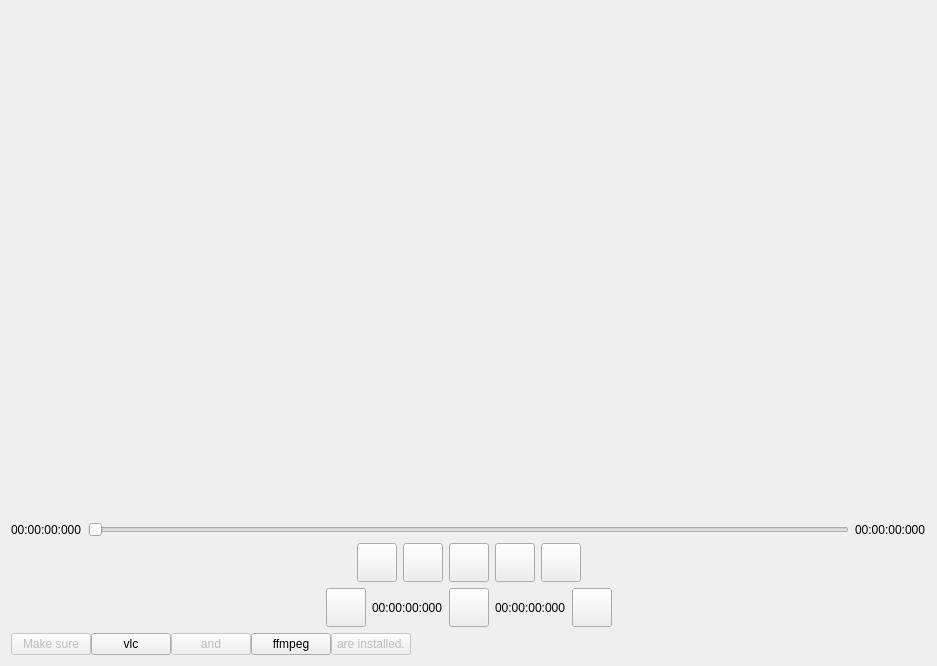
<?xml version="1.0" encoding="UTF-8"?>
<ui version="4.0">
 <class>EZVideoEditorInterface</class>
 <widget class="QWidget" name="EZVideoEditorInterface">
  <property name="geometry">
   <rect>
    <x>0</x>
    <y>0</y>
    <width>937</width>
    <height>666</height>
   </rect>
  </property>
  <property name="windowTitle">
   <string>EZ Video Editor</string>
  </property>
  <layout class="QVBoxLayout" name="verticalLayout" stretch="1,0,0,0,0">
   <item>
    <widget class="VideoPlayWidget" name="video_play_widget" native="true">
     <property name="enabled">
      <bool>true</bool>
     </property>
     <property name="minimumSize">
      <size>
       <width>0</width>
       <height>0</height>
      </size>
     </property>
     <property name="maximumSize">
      <size>
       <width>16777215</width>
       <height>16777215</height>
      </size>
     </property>
     <property name="acceptDrops">
      <bool>true</bool>
     </property>
     <property name="autoFillBackground">
      <bool>false</bool>
     </property>
    </widget>
   </item>
   <item>
    <layout class="QHBoxLayout" name="horizontalLayout_2">
     <item>
      <widget class="CaptionLabel" name="position_time_label">
       <property name="text">
        <string>00:00:00:000</string>
       </property>
      </widget>
     </item>
     <item>
      <widget class="VideoSlider" name="video_slider">
       <property name="orientation">
        <enum>Qt::Horizontal</enum>
       </property>
      </widget>
     </item>
     <item>
      <widget class="CaptionLabel" name="duration_time_label">
       <property name="text">
        <string>00:00:00:000</string>
       </property>
      </widget>
     </item>
    </layout>
   </item>
   <item>
    <layout class="QHBoxLayout" name="horizontalLayout">
     <item>
      <spacer name="horizontalSpacer">
       <property name="orientation">
        <enum>Qt::Horizontal</enum>
       </property>
       <property name="sizeHint" stdset="0">
        <size>
         <width>40</width>
         <height>20</height>
        </size>
       </property>
      </spacer>
     </item>
     <item>
      <widget class="ToolButton" name="button_previous_second">
       <property name="toolTip">
        <string>previous second</string>
       </property>
       <property name="icon">
        <iconset resource="../../resource/resource.qrc">
         <normaloff>:/button/chevrons_left</normaloff>:/button/chevrons_left</iconset>
       </property>
       <property name="iconSize">
        <size>
         <width>32</width>
         <height>32</height>
        </size>
       </property>
       <property name="shortcut">
        <string notr="true">Left</string>
       </property>
      </widget>
     </item>
     <item>
      <widget class="ToolButton" name="button_previous_frame">
       <property name="toolTip">
        <string>previous frame</string>
       </property>
       <property name="icon">
        <iconset resource="../../resource/resource.qrc">
         <normaloff>:/button/chevron_left</normaloff>:/button/chevron_left</iconset>
       </property>
       <property name="iconSize">
        <size>
         <width>32</width>
         <height>32</height>
        </size>
       </property>
       <property name="shortcut">
        <string notr="true">Shift+Left</string>
       </property>
      </widget>
     </item>
     <item>
      <widget class="ToolButton" name="button_play">
       <property name="toolTip">
        <string>play/pause</string>
       </property>
       <property name="iconSize">
        <size>
         <width>32</width>
         <height>32</height>
        </size>
       </property>
       <property name="shortcut">
        <string notr="true">Space</string>
       </property>
      </widget>
     </item>
     <item>
      <widget class="ToolButton" name="button_next_frame">
       <property name="toolTip">
        <string>next frame</string>
       </property>
       <property name="icon">
        <iconset resource="../../resource/resource.qrc">
         <normaloff>:/button/chevron_right</normaloff>:/button/chevron_right</iconset>
       </property>
       <property name="iconSize">
        <size>
         <width>32</width>
         <height>32</height>
        </size>
       </property>
       <property name="shortcut">
        <string notr="true">Shift+Right</string>
       </property>
      </widget>
     </item>
     <item>
      <widget class="ToolButton" name="button_next_second">
       <property name="toolTip">
        <string>next second</string>
       </property>
       <property name="icon">
        <iconset resource="../../resource/resource.qrc">
         <normaloff>:/button/chevrons_right</normaloff>:/button/chevrons_right</iconset>
       </property>
       <property name="iconSize">
        <size>
         <width>32</width>
         <height>32</height>
        </size>
       </property>
       <property name="shortcut">
        <string notr="true">Right</string>
       </property>
      </widget>
     </item>
     <item>
      <spacer name="horizontalSpacer_2">
       <property name="orientation">
        <enum>Qt::Horizontal</enum>
       </property>
       <property name="sizeHint" stdset="0">
        <size>
         <width>40</width>
         <height>20</height>
        </size>
       </property>
      </spacer>
     </item>
    </layout>
   </item>
   <item>
    <layout class="QHBoxLayout" name="horizontalLayout_3">
     <item>
      <spacer name="horizontalSpacer_3">
       <property name="orientation">
        <enum>Qt::Horizontal</enum>
       </property>
       <property name="sizeHint" stdset="0">
        <size>
         <width>40</width>
         <height>20</height>
        </size>
       </property>
      </spacer>
     </item>
     <item>
      <widget class="ToolButton" name="button_set_start">
       <property name="toolTip">
        <string>record the start time</string>
       </property>
       <property name="iconSize">
        <size>
         <width>32</width>
         <height>32</height>
        </size>
       </property>
       <property name="shortcut">
        <string notr="true">1</string>
       </property>
      </widget>
     </item>
     <item>
      <widget class="CaptionLabel" name="start_time_label">
       <property name="text">
        <string>00:00:00:000</string>
       </property>
      </widget>
     </item>
     <item>
      <widget class="ToolButton" name="button_set_end">
       <property name="toolTip">
        <string>record the end time</string>
       </property>
       <property name="iconSize">
        <size>
         <width>32</width>
         <height>32</height>
        </size>
       </property>
       <property name="shortcut">
        <string notr="true">2</string>
       </property>
      </widget>
     </item>
     <item>
      <widget class="CaptionLabel" name="end_time_label">
       <property name="text">
        <string>00:00:00:000</string>
       </property>
      </widget>
     </item>
     <item>
      <widget class="ToolButton" name="button_cut">
       <property name="toolTip">
        <string>save</string>
       </property>
       <property name="iconSize">
        <size>
         <width>32</width>
         <height>32</height>
        </size>
       </property>
       <property name="shortcut">
        <string notr="true">C</string>
       </property>
      </widget>
     </item>
     <item>
      <spacer name="horizontalSpacer_4">
       <property name="orientation">
        <enum>Qt::Horizontal</enum>
       </property>
       <property name="sizeHint" stdset="0">
        <size>
         <width>40</width>
         <height>20</height>
        </size>
       </property>
      </spacer>
     </item>
    </layout>
   </item>
   <item>
    <layout class="QHBoxLayout" name="horizontalLayout_4">
     <property name="spacing">
      <number>0</number>
     </property>
     <item>
      <widget class="HyperlinkLabel" name="HyperlinkLabel">
       <property name="enabled">
        <bool>false</bool>
       </property>
       <property name="text">
        <string>Make sure</string>
       </property>
      </widget>
     </item>
     <item>
      <widget class="HyperlinkButton" name="hyperlink_vlc">
       <property name="text">
        <string>vlc</string>
       </property>
       <property name="url">
        <url>
         <string>https://www.videolan.org/vlc/index.html</string>
        </url>
       </property>
       <property name="hasIcon" stdset="0">
        <bool>true</bool>
       </property>
      </widget>
     </item>
     <item>
      <widget class="HyperlinkLabel" name="HyperlinkLabel_2">
       <property name="enabled">
        <bool>false</bool>
       </property>
       <property name="text">
        <string>and</string>
       </property>
      </widget>
     </item>
     <item>
      <widget class="HyperlinkButton" name="hyperlink_ffmpeg">
       <property name="text">
        <string>ffmpeg</string>
       </property>
       <property name="url">
        <url>
         <string>https://ffmpeg.org/download.html</string>
        </url>
       </property>
       <property name="hasIcon" stdset="0">
        <bool>true</bool>
       </property>
      </widget>
     </item>
     <item>
      <widget class="HyperlinkLabel" name="HyperlinkLabel_3">
       <property name="enabled">
        <bool>false</bool>
       </property>
       <property name="text">
        <string>are installed.</string>
       </property>
      </widget>
     </item>
     <item>
      <spacer name="horizontalSpacer_5">
       <property name="orientation">
        <enum>Qt::Horizontal</enum>
       </property>
       <property name="sizeHint" stdset="0">
        <size>
         <width>40</width>
         <height>20</height>
        </size>
       </property>
      </spacer>
     </item>
    </layout>
   </item>
  </layout>
 </widget>
 <customwidgets>
  <customwidget>
   <class>HyperlinkButton</class>
   <extends>PushButton</extends>
   <header>qfluentwidgets</header>
  </customwidget>
  <customwidget>
   <class>PushButton</class>
   <extends>QPushButton</extends>
   <header>qfluentwidgets</header>
  </customwidget>
  <customwidget>
   <class>ToolButton</class>
   <extends>QToolButton</extends>
   <header>qfluentwidgets</header>
  </customwidget>
  <customwidget>
   <class>CaptionLabel</class>
   <extends>QLabel</extends>
   <header>qfluentwidgets</header>
  </customwidget>
  <customwidget>
   <class>HyperlinkLabel</class>
   <extends>QPushButton</extends>
   <header>qfluentwidgets</header>
  </customwidget>
  <customwidget>
   <class>VideoPlayWidget</class>
   <extends>QWidget</extends>
   <header>video_play_widget.h</header>
   <container>1</container>
  </customwidget>
  <customwidget>
   <class>VideoSlider</class>
   <extends>QSlider</extends>
   <header>video_slider.h</header>
  </customwidget>
 </customwidgets>
 <resources>
  <include location="../../resource/resource.qrc"/>
 </resources>
 <connections>
  <connection>
   <sender>button_play</sender>
   <signal>clicked()</signal>
   <receiver>EZVideoEditorInterface</receiver>
   <slot>toggle_video_play_state()</slot>
   <hints>
    <hint type="sourcelabel">
     <x>473</x>
     <y>577</y>
    </hint>
    <hint type="destinationlabel">
     <x>521</x>
     <y>660</y>
    </hint>
   </hints>
  </connection>
  <connection>
   <sender>button_next_second</sender>
   <signal>clicked()</signal>
   <receiver>EZVideoEditorInterface</receiver>
   <slot>play_next_second()</slot>
   <hints>
    <hint type="sourcelabel">
     <x>598</x>
     <y>583</y>
    </hint>
    <hint type="destinationlabel">
     <x>722</x>
     <y>662</y>
    </hint>
   </hints>
  </connection>
  <connection>
   <sender>button_next_frame</sender>
   <signal>clicked()</signal>
   <receiver>EZVideoEditorInterface</receiver>
   <slot>play_next_frame()</slot>
   <hints>
    <hint type="sourcelabel">
     <x>540</x>
     <y>573</y>
    </hint>
    <hint type="destinationlabel">
     <x>537</x>
     <y>545</y>
    </hint>
   </hints>
  </connection>
  <connection>
   <sender>button_previous_frame</sender>
   <signal>clicked()</signal>
   <receiver>EZVideoEditorInterface</receiver>
   <slot>play_previous_frame()</slot>
   <hints>
    <hint type="sourcelabel">
     <x>415</x>
     <y>578</y>
    </hint>
    <hint type="destinationlabel">
     <x>401</x>
     <y>662</y>
    </hint>
   </hints>
  </connection>
  <connection>
   <sender>button_previous_second</sender>
   <signal>clicked()</signal>
   <receiver>EZVideoEditorInterface</receiver>
   <slot>play_previous_second()</slot>
   <hints>
    <hint type="sourcelabel">
     <x>346</x>
     <y>576</y>
    </hint>
    <hint type="destinationlabel">
     <x>266</x>
     <y>661</y>
    </hint>
   </hints>
  </connection>
  <connection>
   <sender>button_set_start</sender>
   <signal>clicked()</signal>
   <receiver>EZVideoEditorInterface</receiver>
   <slot>set_start_time()</slot>
   <hints>
    <hint type="sourcelabel">
     <x>335</x>
     <y>625</y>
    </hint>
    <hint type="destinationlabel">
     <x>329</x>
     <y>679</y>
    </hint>
   </hints>
  </connection>
  <connection>
   <sender>button_set_end</sender>
   <signal>clicked()</signal>
   <receiver>EZVideoEditorInterface</receiver>
   <slot>set_end_time()</slot>
   <hints>
    <hint type="sourcelabel">
     <x>456</x>
     <y>638</y>
    </hint>
    <hint type="destinationlabel">
     <x>450</x>
     <y>657</y>
    </hint>
   </hints>
  </connection>
  <connection>
   <sender>button_cut</sender>
   <signal>clicked()</signal>
   <receiver>EZVideoEditorInterface</receiver>
   <slot>video_cut()</slot>
   <hints>
    <hint type="sourcelabel">
     <x>605</x>
     <y>633</y>
    </hint>
    <hint type="destinationlabel">
     <x>685</x>
     <y>670</y>
    </hint>
   </hints>
  </connection>
 </connections>
 <slots>
  <slot>toggle_video_play_state()</slot>
  <slot>play_next_second()</slot>
  <slot>play_next_frame()</slot>
  <slot>play_previous_second()</slot>
  <slot>play_previous_frame()</slot>
  <slot>set_start_time()</slot>
  <slot>set_end_time()</slot>
  <slot>video_cut()</slot>
 </slots>
</ui>
